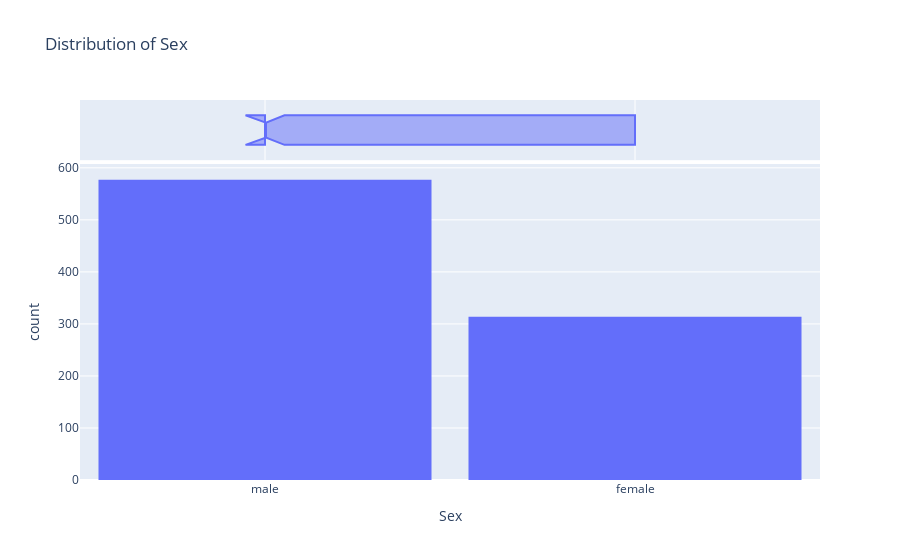

Notebook cell for this chart:
### Code cell
fig_sex = px.histogram(train_data,
                       marginal='box',
                       x='Sex',
                       nbins=47,
                       title='Distribution of Sex')
fig_sex.update_layout(bargap=0.1)
fig_sex.show()

### Figure 1 — Plotly figure (JSON) as saved in the notebook; plotly's stock layout.template omitted (floating-point values rounded to 4 significant figures; data arrays with more than 128 entries replaced by an {"elided": "..."} marker saying what was removed)
{"data": [{"bingroup": "x", "hovertemplate": "Sex=%{x}<br>count=%{y}<extra></extra>", "legendgroup": "", "marker": {"color": "#636efa", "pattern": {"shape": ""}}, "name": "", "nbinsx": 47, "orientation": "v", "showlegend": false, "type": "histogram", "x": {"elided": "891 str values"}, "xaxis": "x", "yaxis": "y"}, {"hovertemplate": "Sex=%{x}<extra></extra>", "legendgroup": "", "marker": {"color": "#636efa"}, "name": "", "notched": true, "showlegend": false, "type": "box", "x": {"elided": "891 str values"}, "xaxis": "x2", "yaxis": "y2"}], "layout": {"bargap": 0.1, "barmode": "relative", "legend": {"tracegroupgap": 0}, "title": {"text": "Distribution of Sex"}, "xaxis": {"anchor": "y", "domain": [0, 1], "title": {"text": "Sex"}}, "xaxis2": {"anchor": "y2", "domain": [0, 1], "matches": "x", "showgrid": true, "showticklabels": false}, "yaxis": {"anchor": "x", "domain": [0, 0.8316], "title": {"text": "count"}}, "yaxis2": {"anchor": "x2", "domain": [0.8416, 1], "matches": "y2", "showgrid": false, "showline": false, "showticklabels": false, "ticks": ""}}}
